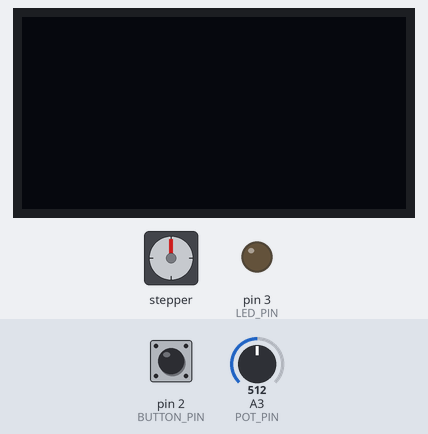
A sketch run on a simulated Arduino Uno, built with avr-gcc and run on an emulated ATmega328P. Parts: stepper motor, 128×64 one-colour display, output pins drawn as LEDs (lit = HIGH). Wiring (inferred from the names in the program): stepper motor (200 steps per turn assumed): coils pin 10, pin 11, pin 12, pin 13. Dashed ring = blinking. Inputs (shaded band) come from the test bench; at power-on: pin 2 (BUTTON_PIN) LOW, A3 (POT_PIN) = 512. Pins used as bus, display or sensor lines are not drawn.

Above: at 1.2 s.
1.3 s: pin 2 (BUTTON_PIN) pulled HIGH for 1 s
At 3.4 s:
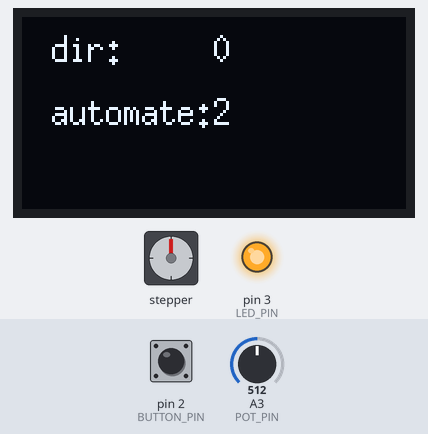
3.8 s: pin 2 (BUTTON_PIN) pulled HIGH for 3.2 s
At 8.2 s:
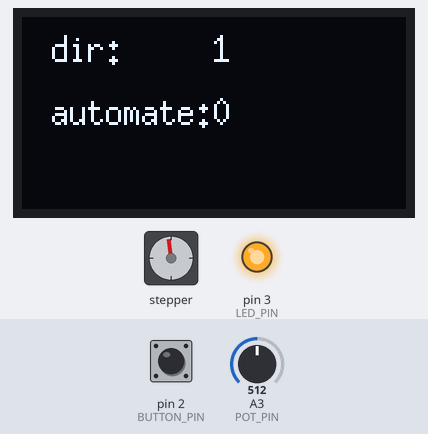
8.5 s: A3 (POT_PIN) set to 190
11.5 s: pin 2 (BUTTON_PIN) pulled HIGH for 3.2 s
At 15.1 s:
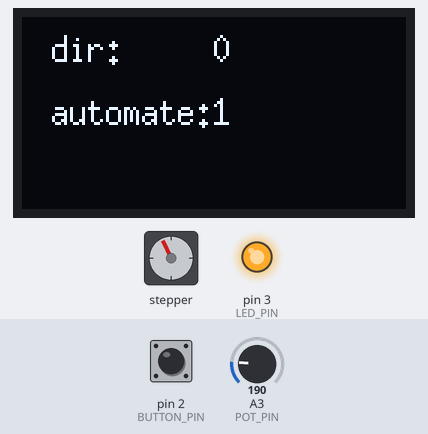
16.2 s: pin 2 (BUTTON_PIN) driven HIGH
At 20.12 s:
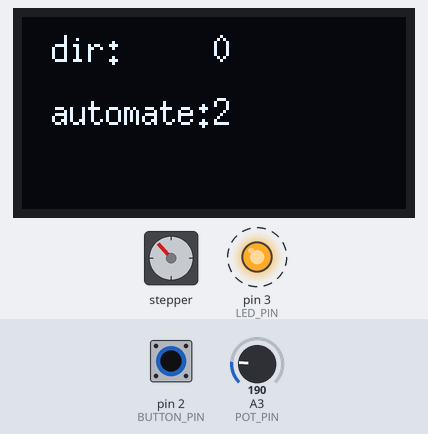
Timing chart, 0 to 27.9 s (numbered marks = the images above; inputs shaded):
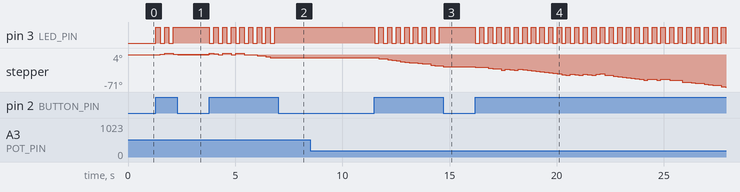

Measured:
- after the input at 1.3 s, pin 3 (LED_PIN): alternates HIGH for 0.20 s and LOW for 0.20 s, 5 changes in all, then stays HIGH, starting at once; the display: first changes after 0.20 s (image 1 shows a later state)
- after the input at 3.8 s, pin 3 (LED_PIN): alternates HIGH for 0.20 s and LOW for 0.20 s, 16 changes in all, then stays HIGH, starting at once; the display: changes after 0.21 s (image 2)
- after the input at 11.5 s, pin 3 (LED_PIN): alternates HIGH for 0.20 s and LOW for 0.20 s, 16 changes in all, then stays HIGH, starting at once; the display: changes after 0.20 s (image 3)
- after the input at 16.2 s, pin 3 (LED_PIN): alternates HIGH for 0.20 s and LOW for 0.20 s, starting at once; the display: changes after 0.20 s (image 4)

The sketch:

NEMA24_Simple.ino
```cpp
#include <U8g2lib.h>

#define STEP_PIN 12
#define DIR_PIN 11
#define ENA_PIN 10

#define ALM_PIN 13
#define BUTTON_PIN 2
#define LED_PIN 3
#define POT_PIN A3

unsigned potValue;
unsigned stepDelay;
boolean ledState = LOW;
boolean buttonState = LOW;
int millisStart = millis();
boolean dirState = HIGH;
int automate = 0;

U8G2_SSD1306_128X64_NONAME_1_HW_I2C myOled(U8G2_R0);

void setup() {
  myOled.begin();

  pinMode(STEP_PIN, OUTPUT);
  pinMode(DIR_PIN, OUTPUT);
  pinMode(ENA_PIN, OUTPUT);
  pinMode(ALM_PIN, OUTPUT);
  pinMode(BUTTON_PIN, INPUT);
  pinMode(LED_PIN, OUTPUT);

  digitalWrite(ENA_PIN, LOW);
  digitalWrite(DIR_PIN, dirState);

  potValue = analogRead(POT_PIN);
}

void loop() {

  buttonState = digitalRead(BUTTON_PIN);

  int t = millis() - millisStart;
  if (buttonState == HIGH && t > 200 ) {
    millisStart = millis();
    ledState = !ledState;
    digitalWrite(LED_PIN, ledState);

    automate++;
    if (automate > 2)automate = 0;

    switch (automate) {
      case 0:
      case 1:
        dirState = !dirState;
        digitalWrite(ENA_PIN, LOW); // Enable stepper
        digitalWrite(DIR_PIN, dirState);
        break;
      case 2:
        digitalWrite(ENA_PIN, HIGH); // Disable stepper
        break;


    }
    // Print messages
    myOled.firstPage();
    do {
      // Write a text
      myOled.setFont(u8g2_font_6x13_te);

      myOled.setCursor(10, 15);
      myOled.print("dir:");
      myOled.setCursor(64, 15);
      myOled.print(dirState);

      myOled.setCursor(10, 36);
      myOled.print("automate:");
      myOled.setCursor(64, 36);
      myOled.print(automate);

    } while ( myOled.nextPage() );
  }


  potValue = analogRead(POT_PIN);
  stepDelay = map(potValue, 0, 1023, 0, 8000);


  digitalWrite(STEP_PIN, !digitalRead(STEP_PIN));
  delayMicroseconds(stepDelay);
}

void accelerate () {

}
```
